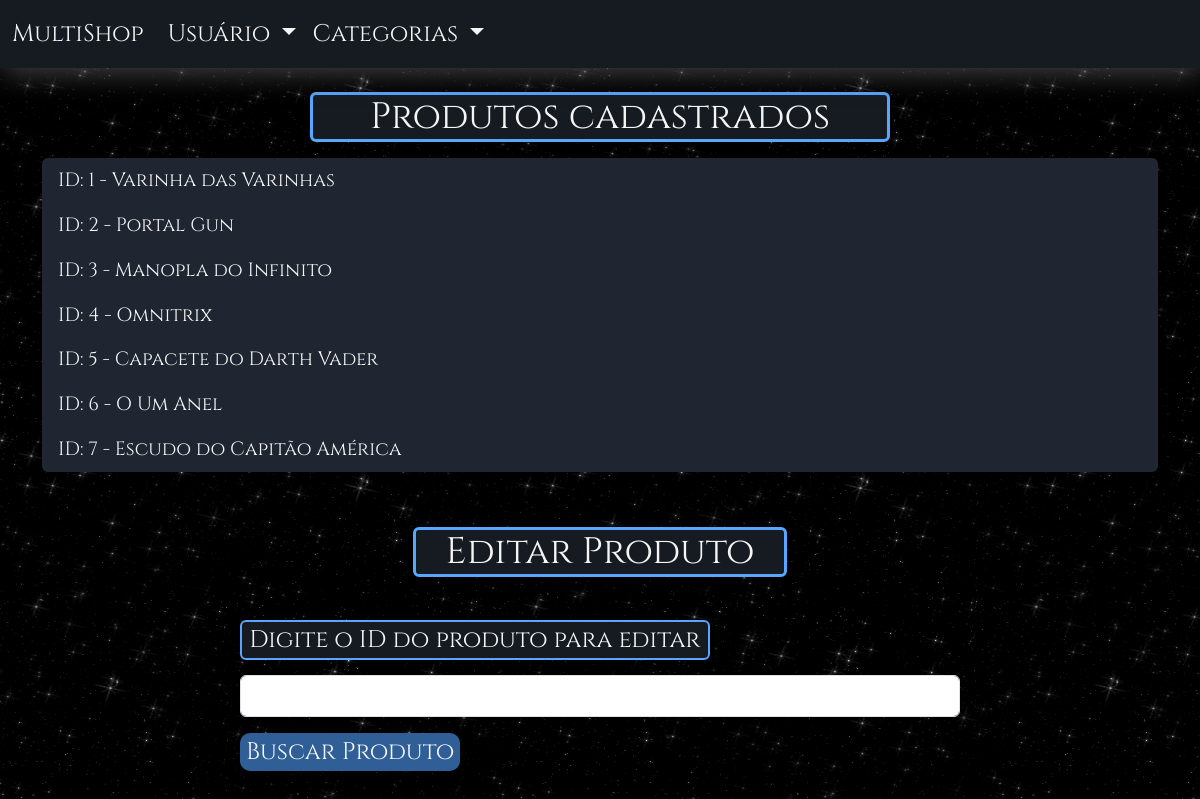
The page /admin/admin.php?categoria=Editar (signed in) on the database its author committed.
### tables this page shows
CREATE TABLE `produto` (
  `id` int(11) NOT NULL,
  `nome` varchar(50) NOT NULL,
  `descricao` text DEFAULT NULL,
  `categoria` varchar(25) NOT NULL,
  `preco` double NOT NULL,
  `imagem` mediumblob DEFAULT NULL
);

### admin/admin.php (the view, shortened to what this page needs)
<!DOCTYPE html>
<html lang="pt-br">
<head>
  <link href="https://cdn.jsdelivr.net/npm/bootstrap@5.3.6/dist/css/bootstrap.min.css" rel="stylesheet">
  <link rel="stylesheet" href="../css/style.css">
</head>
<?php
include '../navbar/nav_bar.php';
?>
<body>
<?php if ($_GET['categoria'] === 'Editar'):
  $stmt = $pdo->query("SELECT id, nome FROM produto ORDER BY id ASC");
  $receitas = $stmt->fetchAll();
  echo "<div class='container mt-4'>";
  echo "<h1 class='mb-3 title-painel'>Produtos cadastrados</h1>";
  echo "<ul class='list-group'>";
  foreach ($receitas as $receita) {
    echo "<li class='list-group-item input-painel'>ID: {$receita['id']} - {$receita['nome']}</li>";
  }
  echo "</ul>";
  echo "</div>";
  ?>
  <form method="get" class="painel-receita" >
    <h1 class="title-painel">Editar Produto</h1>
    <div class="mb-3">
      <label for="id" class="form-label label-painel">Digite o ID do produto para editar</label>
      <input type="number" class="form-control input-painel" name="id" required>
    </div>
    <button type="submit" class="buscar btn-buscar">Buscar Produto</button>
  </form>
<?php endif; ?>
</body>
</html>

### css/style.css (style rules this page uses)
body { font-family: 'Cinzel', serif; color: #F5F5F5; background: radial-gradient( ellipse 100% 60% at center bottom, #2d2d2e 0%, #0D1117 60%, #0D1117 100% ); height: 100dvh; margin: 0; background-attachment: fixed; background-image: url('../images/background.png'); background-size: 500px 400px; background-repeat: repeat; background-position: center; }
.buscar { font-size: 1.5rem; }
.btn-buscar { background-color: #2f5f96; border-radius:10px; border: none; color: #F5F5F5; font-size: 1.5rem; }
.offcanvas-header,.list-group-item { background-color: #0D1117; color:#f5f5f5; border: none; }
.list-group-item { background-color: #1f2631; color:#f5f5f5; border: none; }
.title-painel { font-size: 2.3rem; text-align: center; background-color: #161B22; border: solid #58A6FF 3px; border-radius:6px; margin:1% 24% ; }
.label-painel { font-size: 1.5rem; background-color: #161B22; border: solid #58A6FF 2px; border-radius:6px; margin-bottom: 2%; margin-top: 5%; padding:0 1%; }
.input-painel { font-size: 1.2rem; }
.login, .painel-receita { padding:4% 20% }

### rows shown on the page
produto: id "1", nome "Varinha das Varinhas"
produto: id "2", nome "Portal Gun"
produto: id "3", nome "Manopla do Infinito"
produto: id "4", nome "Omnitrix"
produto: id "5", nome "Capacete do Darth Vader"
produto: id "6", nome "O Um Anel"
produto: id "7", nome "Escudo do Capitão América"
